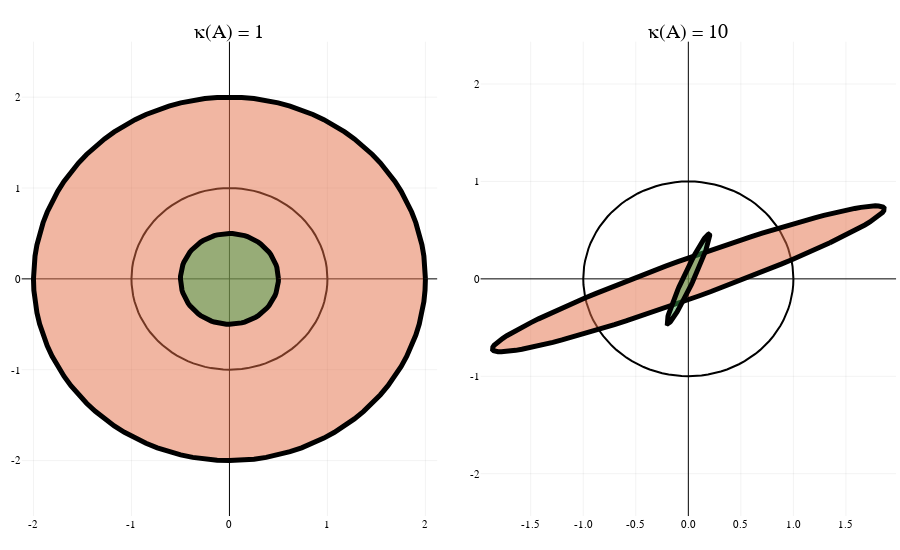

The cell this chart's notebook holds for it:
### Markdown cell above
### If $\|\cdot\| = \|\cdot\|_2$,

$$\kappa(A) = \|A\|_2 \|A^{-1}\|_2 = \frac{\sigma_1}{\sigma_m}.$$

### Code cell
n = 100; θ = LinRange(0,2π,n+1); x = cos.(θ); y = sin.(θ); xy = [x y]';

A1 = 2 * I; A2 = 0.5 * I;

xy1 = A1 * xy; xy2 = A2 * xy;
p = plot(x, y, l=(2,:black))
plot!(p, [xy1[1,:] xy2[1,:]], [xy1[2,:] xy2[2,:]]
    , st = :shape
    , aspect_ratio = :equal
    , framestyle = :zerolines
    , fillalpha = 0.5
    , title="κ(A) = 1"
)

σ = [1, 1/10] 
U3 = qr(randn(2,2)).Q; V3 = qr(randn(2,2)).Q
U4 = qr(randn(2,2)).Q; V4 = qr(randn(2,2)).Q

A3 = 2 * U3 * diagm(σ) * V3';
A4 = 0.5 * U4 * diagm(σ) * V4';

xy3 = A3 * xy; xy4 = A4 * xy;
q = plot(x, y, l=(2,:black))
plot!(q, [xy3[1,:] xy4[1,:]], [xy3[2,:] xy4[2,:]]
    , st = :shape
    , aspect_ratio = :equal
    , framestyle = :zerolines
    , fillalpha = 0.5
    , title="κ(A) = 10"
)
plot(p, q, layout=(1,2))
